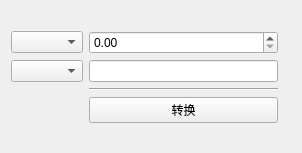
<?xml version="1.0" encoding="UTF-8"?>
<ui version="4.0">
 <class>Form</class>
 <widget class="QWidget" name="Form">
  <property name="geometry">
   <rect>
    <x>0</x>
    <y>0</y>
    <width>302</width>
    <height>153</height>
   </rect>
  </property>
  <property name="windowTitle">
   <string>Form</string>
  </property>
  <widget class="QWidget" name="layoutWidget">
   <property name="geometry">
    <rect>
     <x>11</x>
     <y>31</y>
     <width>267</width>
     <height>102</height>
    </rect>
   </property>
   <layout class="QFormLayout" name="formLayout">
    <item row="0" column="0">
     <widget class="QComboBox" name="source"/>
    </item>
    <item row="0" column="1">
     <widget class="QDoubleSpinBox" name="source_value"/>
    </item>
    <item row="1" column="0">
     <widget class="QComboBox" name="target"/>
    </item>
    <item row="1" column="1">
     <widget class="QLineEdit" name="target_value"/>
    </item>
    <item row="3" column="1">
     <widget class="QPushButton" name="convert_button">
      <property name="text">
       <string>转换</string>
      </property>
     </widget>
    </item>
    <item row="2" column="1">
     <widget class="Line" name="line">
      <property name="orientation">
       <enum>Qt::Horizontal</enum>
      </property>
     </widget>
    </item>
   </layout>
  </widget>
 </widget>
 <resources/>
 <connections/>
</ui>
